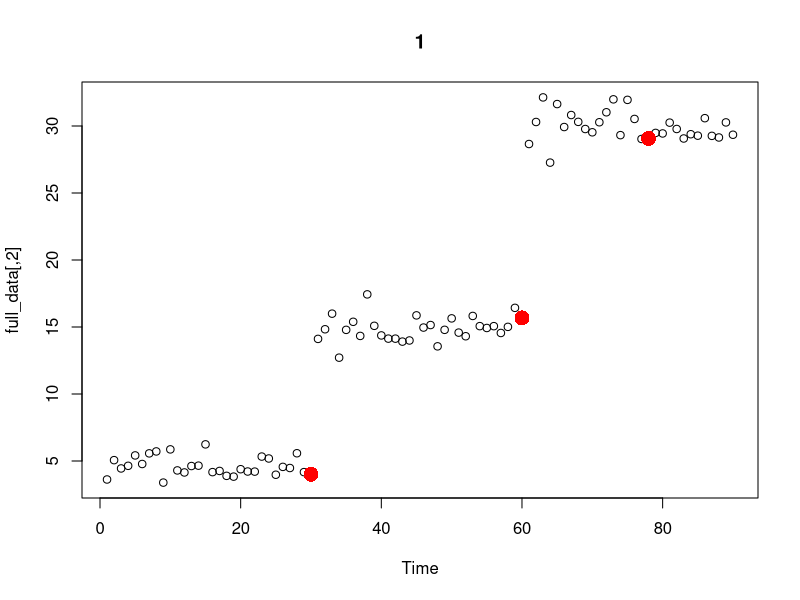

Generate this figure with R: (Note: this script raises an error after producing the figure.)
#creating our data 
first = rnorm(30, mean = 5, sd = 1) #30 random data points from a normal distribution with mean of 5
second = rnorm(30, mean = 15, sd = 1) #30 random data points from a normal distribution with mean of 15
third = rnorm(30, mean = 30, sd = 1) #30 random data points from a normal distribution with mean of 30

dif_means_0 = c(first) #setting up null set
dif_means_1 = c(first, second) #adding two sets of data points together 
dif_means_2 = c(first, second, third) #adding three sets of data points together

time_0 = 1:30
time_1 = 1:60
time_2 = 1:90

test_data_0 = data.frame(time_0, dif_means_0) #our data with x = time and y = data from 1 set
test_data_1 = data.frame(time_1, dif_means_1) #our data with x = time and y = data from 2 sets
test_data_2 = data.frame(time_2, dif_means_2) #our data with x = time and y = data from 3 sets

#downloading the strucchange package
#install.packages("strucchange")
library("strucchange")

#Bai-Perron Method
bkpts_0 = breakpoints(test_data_0$dif_means_0 ~ test_data_0$time_0, breaks = 5, h = 0.1) #no break points 
bkpts_0$breakpoints #list of x-values (time) for breakpoints

bkpts_1 = breakpoints(test_data_1$dif_means_1 ~ test_data_1$time_1, breaks = 5, h = 0.1) #no break points 
bkpts_1$breakpoints #list of x-values (time) for breakpoints

bkpts_2 = breakpoints(test_data_2$dif_means_2 ~ test_data_2$time_2, breaks = 5, h = 0.1) #no break points 
bkpts_2$breakpoints #list of x-values (time) for breakpoints

#-----------------------------------------------------------------

#complete BAR - Variation 0 (Random/Random/Random)


#-------Key:
# k           = breakpoint's x-axis values 
# time        = integer x-values of the entire data set 
# interations = number of runs through Metropolis hastings 
# make        = the proportion (decimal) of the make step to occuring
# murder      = the proportion (decimal) of the murder step to occuring
#note: the make and murder need to add to less then one 
#graph        = yes or no to graphing the function 
bar0 = function(k, time, data, iterations, make, murder, graph){
  
  library(MASS)
  
  prob_mmm = c(make, murder) #combining the two probabilties of make and murder that the user specifies 
  
  full_data = cbind(as.numeric(time), as.numeric(data)) #combing the time and data inputs from user
  
  n = max(full_data[,1]) #finding max value
  
  k_ends = c(min(full_data[,1]), k, max(full_data[,1])) #adding in end points to k values 
  
  fitMetrics<-function(k_ends, test_data){
    
    #create sum objects
    sum_loglik = 0
    
    #get and sum log likelihood for regressions of all intervals
    if(length(k_ends) < 3 ){
      model = lm(test_data[,2]~test_data[,1])
      sum_loglik = logLik(model)[1]
    }else{
      for(i in 1:length(k_ends)) {
        if(k_ends[i] != 1){
          min = k_ends[i-1]
          x_values = test_data[c(min:k_ends[i]),1] #getting the x values in the interval
          y_values = test_data[c(min:k_ends[i]),2] #getting the y values in the interval
          data = data.frame(x_values, y_values) #re-making this into a dataframe 
          model = lm(y_values~x_values)
          sum_loglik = sum_loglik + logLik(model)[1]
        }
      }
    }
    return(sum_loglik)
    
  }
  
  
  #random make function, this makes a random point 
  count = 0 
  barMake0<-function(k_ends){
    
    count = count + 1 #this check to make sure we do not get stuck in an infinite loop 
    if(count < 10 ) {
      rand_spot = sample(k_ends[1]:k_ends[length(k_ends)], 1) #selects a random spot
      k_ends_final = sort(c(k_ends, rand_spot)) #adds the random spot and sorts it 
      d = diff(k_ends_final) #finds the difference between all the spots 
      if(min(d) < 3) { #this make sure an additional point is not to close to a point already in existance 
        barMake0(k_ends)
      } else {
        return(k_ends_final) #the old breakpoints + the new breakpoints 
      }
    }else {
      return(k_ends)
    }
    
  }
  
  
  #this function kills one breakpoint randomly 
  barMurder0<-function(k_ends){
    
    k = k_ends[c(-1,-length(k_ends))]
    random_num = sample(1:length(k), 1)
    k_ends_final = k_ends[-(random_num+1)]
    return(k_ends_final)
    
  }
  
  #kills a point randomly and then adds a point randomly 
  barMove0<-function(k_ends){
    
    k_ends_less = barMurder0(k_ends)
    k_ends_final = barMake0(k_ends_less)
    return(k_ends_final)
    
  }
  
  #initializing matrixes 
  ratio_data = matrix(NA, nrow=1, ncol=4)
  all_k_new = matrix(NA, nrow=1, ncol=(n/3))
  all_k_best = matrix(NA, nrow=1, ncol=(n/3))
  
  #Metroplis Hastings 
  for(i in 1:iterations){
    
    old_loglik = fitMetrics(k_ends, full_data)
    
    u_step = runif(1) #random number from 0 to 1 taken from a uniform distribution for selecting step
    
    if(length(k_ends) < 3 | u_step < prob_mmm[1]){
      c_step = "make"
    } else if(u_step > prob_mmm[1] & u_step < sum(prob_mmm)){
      c_step = "murder"
    } else{
      c_step = "move"
    }
    
    if(c_step == "make"){
      k_ends_new = barMake0(k_ends)
    } else if (c_step == "murder"){
      k_ends_new = barMurder0(k_ends)
    } else{
      k_ends_new = barMove0(k_ends)
    }
    
    new_loglik = fitMetrics(k_ends_new, full_data)
    
    ratio = new_loglik - old_loglik
    u_ratio = runif(1) #random number from 0 to 1 taken from a uniform distribution 
    
    if(ratio > u_ratio) {
      choice = "new"
    } else {
      choice = "old"
    }
    
    if(choice == "new"){
      k_ends = k_ends_new
    }else{
      k_ends = k_ends
    }
    
    ratio_data_print = c(ratio, u_ratio, old_loglik, new_loglik)
    k_ends_new_print = c(k_ends_new, rep(NA, (n/3)-length(k_ends_new)))
    k_ends_best_print = c(k_ends, rep(NA, (n/3)-length(k_ends)))
    
    ratio_data = rbind(ratio_data, ratio_data_print)
    all_k_new = rbind(all_k_new, k_ends_new_print)
    all_k_best = rbind(all_k_best, k_ends_best_print)
    
  }
  
  #cleaning up the matrixs 
  ratio_data = ratio_data[-1,]
  all_k_new = all_k_new[,-1]
  all_k_best = all_k_best[,-1]
  all_k_new = all_k_new[-1,colSums(is.na(all_k_new))<nrow(all_k_new)]
  all_k_best = all_k_best[-1,colSums(is.na(all_k_best))<nrow(all_k_best)]
  clean_max = max(all_k_new[1,], na.rm=TRUE)
  all_k_new = ifelse(all_k_new == clean_max,NA,all_k_new)
  all_k_best = ifelse(all_k_best == clean_max,NA,all_k_best)
  
  if(graph == "yes") {
    #plotting 
    plot(full_data, main = 1, xlab = "Time")
    points(all_k_new[1,],full_data[all_k_new[1,],2], col="blue", pch= 16, cex = 2)
    points(all_k_best[1,],full_data[all_k_best[1,],2], col="red", pch= 16, cex=2)
    
    num = iterations / 5
    for(i in 1:n) {
      n = i * 5
      if(is.na(all_k_new[n,]) ) {
        plot(full_data, main = n, xlab = "Time")
        points(all_k_best[n,],full_data[all_k_best[n,],2], col="red", pch= 16, cex = 2)
      } else {
        plot(full_data, main = n, xlab = "Time")
        points(all_k_new[n,],full_data[all_k_new[n,],2], col="blue", pch= 16, cex = 2)
        points(all_k_best[n,],full_data[all_k_best[n,],2], col="red", pch= 16, cex = 2)
      }
    }
  }
  
  #prints the results
  return(list(ratio_data, all_k_new, all_k_best))
  
}

#calling the function
bar_result = bar0(bkpts_2$breakpoints, test_data_2[,1], test_data_2[,2], 20, 0.4, 0.4, "no")

bar0(bkpts_2$breakpoints, test_data_2[,1], test_data_2[,2], 100, 0.4, 0.4, "yes")
